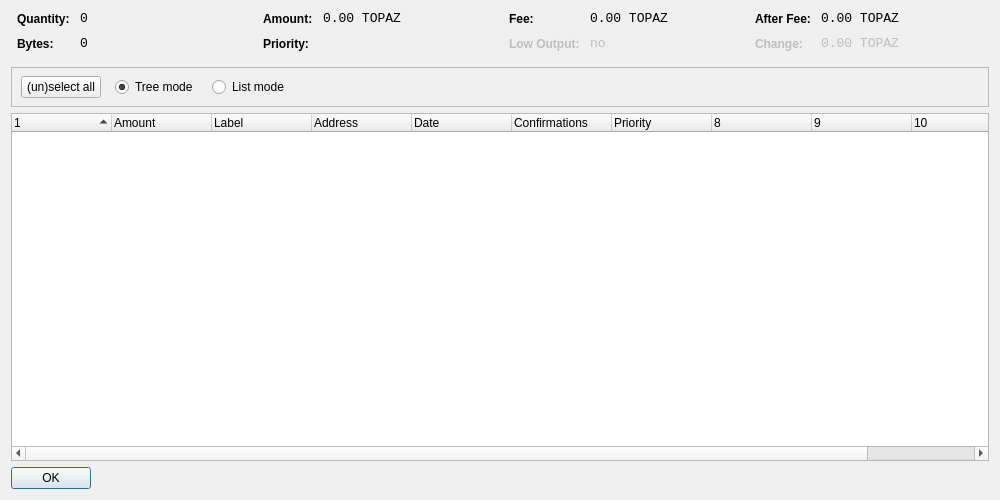
<?xml version="1.0" encoding="UTF-8"?>
<ui version="4.0">
 <class>CoinControlDialog</class>
 <widget class="QDialog" name="CoinControlDialog">
  <property name="geometry">
   <rect>
    <x>0</x>
    <y>0</y>
    <width>1000</width>
    <height>500</height>
   </rect>
  </property>
  <property name="windowTitle">
   <string>Coin Control</string>
  </property>
  <layout class="QVBoxLayout" name="verticalLayout">
   <item>
    <layout class="QHBoxLayout" name="horizontalLayoutTop" stretch="0,0,0,0">
     <property name="topMargin">
      <number>0</number>
     </property>
     <property name="bottomMargin">
      <number>10</number>
     </property>
     <item>
      <layout class="QFormLayout" name="formLayoutCoinControl1">
       <property name="horizontalSpacing">
        <number>10</number>
       </property>
       <property name="verticalSpacing">
        <number>10</number>
       </property>
       <property name="leftMargin">
        <number>6</number>
       </property>
       <property name="rightMargin">
        <number>6</number>
       </property>
       <item row="0" column="0">
        <widget class="QLabel" name="labelCoinControlQuantityText">
         <property name="styleSheet">
          <string notr="true">font-weight:bold;</string>
         </property>
         <property name="text">
          <string>Quantity:</string>
         </property>
        </widget>
       </item>
       <item row="0" column="1">
        <widget class="QLabel" name="labelCoinControlQuantity">
         <property name="font">
          <font>
           <family>Monospace</family>
           <pointsize>10</pointsize>
          </font>
         </property>
         <property name="cursor">
          <cursorShape>IBeamCursor</cursorShape>
         </property>
         <property name="contextMenuPolicy">
          <enum>Qt::ActionsContextMenu</enum>
         </property>
         <property name="text">
          <string notr="true">0</string>
         </property>
         <property name="textInteractionFlags">
          <set>Qt::LinksAccessibleByMouse|Qt::TextSelectableByKeyboard|Qt::TextSelectableByMouse</set>
         </property>
        </widget>
       </item>
       <item row="1" column="0">
        <widget class="QLabel" name="labelCoinControlBytesText">
         <property name="styleSheet">
          <string notr="true">font-weight:bold;</string>
         </property>
         <property name="text">
          <string>Bytes:</string>
         </property>
        </widget>
       </item>
       <item row="1" column="1">
        <widget class="QLabel" name="labelCoinControlBytes">
         <property name="font">
          <font>
           <family>Monospace</family>
           <pointsize>10</pointsize>
          </font>
         </property>
         <property name="cursor">
          <cursorShape>IBeamCursor</cursorShape>
         </property>
         <property name="contextMenuPolicy">
          <enum>Qt::ActionsContextMenu</enum>
         </property>
         <property name="text">
          <string notr="true">0</string>
         </property>
         <property name="textInteractionFlags">
          <set>Qt::LinksAccessibleByMouse|Qt::TextSelectableByKeyboard|Qt::TextSelectableByMouse</set>
         </property>
        </widget>
       </item>
      </layout>
     </item>
     <item>
      <layout class="QFormLayout" name="formLayoutCoinControl2">
       <property name="horizontalSpacing">
        <number>10</number>
       </property>
       <property name="verticalSpacing">
        <number>10</number>
       </property>
       <property name="leftMargin">
        <number>6</number>
       </property>
       <property name="rightMargin">
        <number>6</number>
       </property>
       <item row="0" column="0">
        <widget class="QLabel" name="labelCoinControlAmountText">
         <property name="styleSheet">
          <string notr="true">font-weight:bold;</string>
         </property>
         <property name="text">
          <string>Amount:</string>
         </property>
        </widget>
       </item>
       <item row="0" column="1">
        <widget class="QLabel" name="labelCoinControlAmount">
         <property name="font">
          <font>
           <family>Monospace</family>
           <pointsize>10</pointsize>
          </font>
         </property>
         <property name="cursor">
          <cursorShape>IBeamCursor</cursorShape>
         </property>
         <property name="contextMenuPolicy">
          <enum>Qt::ActionsContextMenu</enum>
         </property>
         <property name="text">
          <string notr="true">0.00 TOPAZ</string>
         </property>
         <property name="textInteractionFlags">
          <set>Qt::LinksAccessibleByMouse|Qt::TextSelectableByKeyboard|Qt::TextSelectableByMouse</set>
         </property>
        </widget>
       </item>
       <item row="1" column="0">
        <widget class="QLabel" name="labelCoinControlPriorityText">
         <property name="styleSheet">
          <string notr="true">font-weight:bold;</string>
         </property>
         <property name="text">
          <string>Priority:</string>
         </property>
        </widget>
       </item>
       <item row="1" column="1">
        <widget class="QLabel" name="labelCoinControlPriority">
         <property name="font">
          <font>
           <family>Monospace</family>
           <pointsize>10</pointsize>
          </font>
         </property>
         <property name="cursor">
          <cursorShape>IBeamCursor</cursorShape>
         </property>
         <property name="contextMenuPolicy">
          <enum>Qt::ActionsContextMenu</enum>
         </property>
         <property name="text">
          <string/>
         </property>
         <property name="textInteractionFlags">
          <set>Qt::LinksAccessibleByMouse|Qt::TextSelectableByKeyboard|Qt::TextSelectableByMouse</set>
         </property>
        </widget>
       </item>
      </layout>
     </item>
     <item>
      <layout class="QFormLayout" name="formLayoutCoinControl3">
       <property name="horizontalSpacing">
        <number>10</number>
       </property>
       <property name="verticalSpacing">
        <number>10</number>
       </property>
       <property name="leftMargin">
        <number>6</number>
       </property>
       <property name="rightMargin">
        <number>6</number>
       </property>
       <item row="0" column="0">
        <widget class="QLabel" name="labelCoinControlFeeText">
         <property name="styleSheet">
          <string notr="true">font-weight:bold;</string>
         </property>
         <property name="text">
          <string>Fee:</string>
         </property>
        </widget>
       </item>
       <item row="0" column="1">
        <widget class="QLabel" name="labelCoinControlFee">
         <property name="font">
          <font>
           <family>Monospace</family>
           <pointsize>10</pointsize>
          </font>
         </property>
         <property name="cursor">
          <cursorShape>IBeamCursor</cursorShape>
         </property>
         <property name="contextMenuPolicy">
          <enum>Qt::ActionsContextMenu</enum>
         </property>
         <property name="text">
          <string notr="true">0.00 TOPAZ</string>
         </property>
         <property name="textInteractionFlags">
          <set>Qt::LinksAccessibleByMouse|Qt::TextSelectableByKeyboard|Qt::TextSelectableByMouse</set>
         </property>
        </widget>
       </item>
       <item row="1" column="0">
        <widget class="QLabel" name="labelCoinControlLowOutputText">
         <property name="enabled">
          <bool>false</bool>
         </property>
         <property name="styleSheet">
          <string notr="true">font-weight:bold;</string>
         </property>
         <property name="text">
          <string>Low Output:</string>
         </property>
        </widget>
       </item>
       <item row="1" column="1">
        <widget class="QLabel" name="labelCoinControlLowOutput">
         <property name="enabled">
          <bool>false</bool>
         </property>
         <property name="font">
          <font>
           <family>Monospace</family>
           <pointsize>10</pointsize>
          </font>
         </property>
         <property name="cursor">
          <cursorShape>IBeamCursor</cursorShape>
         </property>
         <property name="contextMenuPolicy">
          <enum>Qt::ActionsContextMenu</enum>
         </property>
         <property name="text">
          <string notr="true">no</string>
         </property>
         <property name="textInteractionFlags">
          <set>Qt::LinksAccessibleByMouse|Qt::TextSelectableByKeyboard|Qt::TextSelectableByMouse</set>
         </property>
        </widget>
       </item>
      </layout>
     </item>
     <item>
      <layout class="QFormLayout" name="formLayoutCoinControl4">
       <property name="horizontalSpacing">
        <number>10</number>
       </property>
       <property name="verticalSpacing">
        <number>10</number>
       </property>
       <property name="leftMargin">
        <number>6</number>
       </property>
       <property name="rightMargin">
        <number>6</number>
       </property>
       <item row="0" column="0">
        <widget class="QLabel" name="labelCoinControlAfterFeeText">
         <property name="styleSheet">
          <string notr="true">font-weight:bold;</string>
         </property>
         <property name="text">
          <string>After Fee:</string>
         </property>
        </widget>
       </item>
       <item row="0" column="1">
        <widget class="QLabel" name="labelCoinControlAfterFee">
         <property name="font">
          <font>
           <family>Monospace</family>
           <pointsize>10</pointsize>
          </font>
         </property>
         <property name="cursor">
          <cursorShape>IBeamCursor</cursorShape>
         </property>
         <property name="contextMenuPolicy">
          <enum>Qt::ActionsContextMenu</enum>
         </property>
         <property name="text">
          <string notr="true">0.00 TOPAZ</string>
         </property>
         <property name="textInteractionFlags">
          <set>Qt::LinksAccessibleByMouse|Qt::TextSelectableByKeyboard|Qt::TextSelectableByMouse</set>
         </property>
        </widget>
       </item>
       <item row="1" column="0">
        <widget class="QLabel" name="labelCoinControlChangeText">
         <property name="enabled">
          <bool>false</bool>
         </property>
         <property name="styleSheet">
          <string notr="true">font-weight:bold;</string>
         </property>
         <property name="text">
          <string>Change:</string>
         </property>
        </widget>
       </item>
       <item row="1" column="1">
        <widget class="QLabel" name="labelCoinControlChange">
         <property name="enabled">
          <bool>false</bool>
         </property>
         <property name="font">
          <font>
           <family>Monospace</family>
           <pointsize>10</pointsize>
          </font>
         </property>
         <property name="cursor">
          <cursorShape>IBeamCursor</cursorShape>
         </property>
         <property name="contextMenuPolicy">
          <enum>Qt::ActionsContextMenu</enum>
         </property>
         <property name="text">
          <string notr="true">0.00 TOPAZ</string>
         </property>
         <property name="textInteractionFlags">
          <set>Qt::LinksAccessibleByMouse|Qt::TextSelectableByKeyboard|Qt::TextSelectableByMouse</set>
         </property>
        </widget>
       </item>
      </layout>
     </item>
    </layout>
   </item>
   <item>
    <widget class="QFrame" name="frame">
     <property name="minimumSize">
      <size>
       <width>0</width>
       <height>40</height>
      </size>
     </property>
     <property name="frameShape">
      <enum>QFrame::StyledPanel</enum>
     </property>
     <property name="frameShadow">
      <enum>QFrame::Sunken</enum>
     </property>
     <widget class="QWidget" name="horizontalLayoutWidget">
      <property name="geometry">
       <rect>
        <x>10</x>
        <y>0</y>
        <width>781</width>
        <height>41</height>
       </rect>
      </property>
      <layout class="QHBoxLayout" name="horizontalLayoutPanel" stretch="0,0,0,0,0">
       <property name="spacing">
        <number>14</number>
       </property>
       <item>
        <widget class="QPushButton" name="pushButtonSelectAll">
         <property name="sizePolicy">
          <sizepolicy hsizetype="Maximum" vsizetype="Fixed">
           <horstretch>0</horstretch>
           <verstretch>0</verstretch>
          </sizepolicy>
         </property>
         <property name="text">
          <string>(un)select all</string>
         </property>
        </widget>
       </item>
       <item>
        <widget class="QRadioButton" name="radioTreeMode">
         <property name="sizePolicy">
          <sizepolicy hsizetype="Maximum" vsizetype="Fixed">
           <horstretch>0</horstretch>
           <verstretch>0</verstretch>
          </sizepolicy>
         </property>
         <property name="text">
          <string>Tree mode</string>
         </property>
         <property name="checked">
          <bool>true</bool>
         </property>
        </widget>
       </item>
       <item>
        <widget class="QRadioButton" name="radioListMode">
         <property name="sizePolicy">
          <sizepolicy hsizetype="Maximum" vsizetype="Fixed">
           <horstretch>0</horstretch>
           <verstretch>0</verstretch>
          </sizepolicy>
         </property>
         <property name="text">
          <string>List mode</string>
         </property>
        </widget>
       </item>
       <item>
        <spacer name="horizontalSpacer">
         <property name="orientation">
          <enum>Qt::Horizontal</enum>
         </property>
         <property name="sizeHint" stdset="0">
          <size>
           <width>40</width>
           <height>20</height>
          </size>
         </property>
        </spacer>
       </item>
      </layout>
     </widget>
    </widget>
   </item>
   <item>
    <widget class="CoinControlTreeWidget" name="treeWidget">
     <property name="contextMenuPolicy">
      <enum>Qt::CustomContextMenu</enum>
     </property>
     <property name="sortingEnabled">
      <bool>false</bool>
     </property>
     <property name="columnCount">
      <number>11</number>
     </property>
     <attribute name="headerShowSortIndicator" stdset="0">
      <bool>true</bool>
     </attribute>
     <attribute name="headerStretchLastSection">
      <bool>false</bool>
     </attribute>
     <column>
      <property name="text">
       <string/>
      </property>
     </column>
     <column>
      <property name="text">
       <string>Amount</string>
      </property>
     </column>
     <column>
      <property name="text">
       <string>Label</string>
      </property>
     </column>
     <column>
      <property name="text">
       <string>Address</string>
      </property>
     </column>
     <column>
      <property name="text">
       <string>Date</string>
      </property>
     </column>
     <column>
      <property name="text">
       <string>Confirmations</string>
      </property>
      <property name="toolTip">
       <string>Confirmed</string>
      </property>
     </column>
     <column>
      <property name="text">
       <string>Priority</string>
      </property>
     </column>
     <column>
      <property name="text">
       <string/>
      </property>
     </column>
     <column>
      <property name="text">
       <string/>
      </property>
     </column>
     <column>
      <property name="text">
       <string/>
      </property>
     </column>
     <column>
      <property name="text">
       <string/>
      </property>
     </column>
    </widget>
   </item>
   <item>
    <widget class="QDialogButtonBox" name="buttonBox">
     <property name="sizePolicy">
      <sizepolicy hsizetype="Maximum" vsizetype="Fixed">
       <horstretch>0</horstretch>
       <verstretch>0</verstretch>
      </sizepolicy>
     </property>
     <property name="orientation">
      <enum>Qt::Horizontal</enum>
     </property>
     <property name="standardButtons">
      <set>QDialogButtonBox::Ok</set>
     </property>
    </widget>
   </item>
  </layout>
 </widget>
 <customwidgets>
  <customwidget>
   <class>CoinControlTreeWidget</class>
   <extends>QTreeWidget</extends>
   <header>coincontroltreewidget.h</header>
  </customwidget>
 </customwidgets>
 <resources/>
 <connections/>
</ui>
